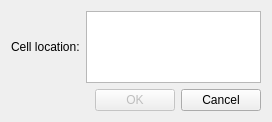
<?xml version="1.0" encoding="UTF-8"?>
<ui version="4.0">
 <class>GoToCellDialog</class>
 <widget class="QDialog" name="GoToCellDialog">
  <property name="geometry">
   <rect>
    <x>0</x>
    <y>0</y>
    <width>272</width>
    <height>122</height>
   </rect>
  </property>
  <property name="windowTitle">
   <string>Go to Cell</string>
  </property>
  <layout class="QGridLayout" name="gridLayout">
   <item row="0" column="0">
    <layout class="QHBoxLayout" name="horizontalLayout_3">
     <item>
      <widget class="QLabel" name="label">
       <property name="text">
        <string>Cell location:</string>
       </property>
       <property name="buddy">
        <cstring>textEdit</cstring>
       </property>
      </widget>
     </item>
     <item>
      <widget class="QTextEdit" name="textEdit"/>
     </item>
    </layout>
   </item>
   <item row="1" column="0">
    <layout class="QHBoxLayout" name="horizontalLayout_2">
     <item>
      <spacer name="horizontalSpacer">
       <property name="orientation">
        <enum>Qt::Horizontal</enum>
       </property>
       <property name="sizeHint" stdset="0">
        <size>
         <width>40</width>
         <height>20</height>
        </size>
       </property>
      </spacer>
     </item>
     <item>
      <widget class="QPushButton" name="okButton">
       <property name="enabled">
        <bool>false</bool>
       </property>
       <property name="text">
        <string>OK</string>
       </property>
       <property name="default">
        <bool>true</bool>
       </property>
      </widget>
     </item>
     <item>
      <widget class="QPushButton" name="cancelButton_2">
       <property name="text">
        <string>Cancel</string>
       </property>
      </widget>
     </item>
    </layout>
   </item>
  </layout>
  <zorder>okButton</zorder>
  <zorder>cancelButton_2</zorder>
  <zorder>textEdit</zorder>
  <zorder>label</zorder>
  <zorder>horizontalSpacer</zorder>
  <zorder>okButton</zorder>
 </widget>
 <tabstops>
  <tabstop>textEdit</tabstop>
  <tabstop>okButton</tabstop>
  <tabstop>cancelButton_2</tabstop>
 </tabstops>
 <resources/>
 <connections/>
</ui>
